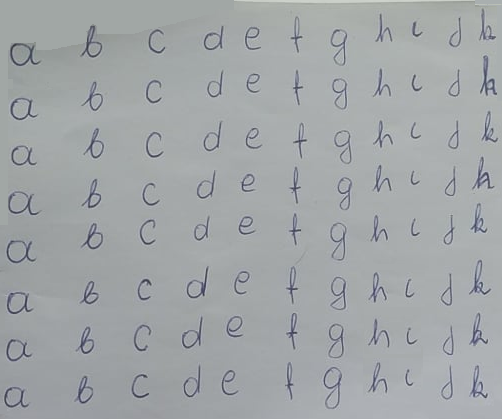
%> input picture hand written character recognition/train_data.png, 502 x 419 px
$ octave vaizdo_atpazinimas.m   (GNU Octave 9; MATLAB toolbox functions it lacks are replaced by stand-ins)
%> lines starting %> are read from the running program, lines starting %| are printed output that depends on the picture; in (x1, y1, x2, y2) boxes, pixels count from 0 and x2, y2 are one past the last pixel; in counts of white or black regions, pixels touching at a corner belong together; the program's own positions count from 1
%close all;
clear all;
clc;

%% raidþiø pavyzdþiø nuskaitymas ir poþymiø skaièiavimas
%% read the image with hand-written characters

%pavadinimas = 'test_begikai.png'; % patikrinimui ar nuskaito test duomenis
pavadinimas = 'train_data.png';
pozymiai_tinklo_mokymui = pozymiai_raidems_atpazinti(pavadinimas, 8);
% [115 lines not run here, left out]
function pozymiai = pozymiai_raidems_atpazinti(pavadinimas, pvz_eiluciu_sk)
%> called with pavadinimas = 'train_data.png', pvz_eiluciu_sk = 8
%%  pozymiai = pozymiai_raidems_atpazinti(pavadinimas, pvz_eiluciu_sk)
% Features = pozymiai_raidems_atpazinti(image_file_name, Number_of_symbols_lines)
% taikymo pavyzdys:
% pozymiai = pozymiai_raidems_atpazinti('test_data.png', 8);
% example of function use:
% Feaures = pozymiai_raidems_atpazinti('test_data.png', 8);
%%
% Vaizdo su pavyzdþiais nuskaitymas | Read image with written symbols
V = imread(pavadinimas);
%> V is the input picture: size 419x502x3 uint8; mean R, G, B 161.8, 165.9, 167.9
figure(12), imshow(V)
%% Raidþiø iðkirpimas ir sudëliojimas á kintamojo 'objektai' celes |
%% Perform segmentation of the symbols and write into cell variable
% RGB image is converted to grayscale
V_pustonis = rgb2gray(V);
% vaizdo keitimo dvejetainiu slenkstinës reikðmës paieðka
% a threshold value is calculated for binary image conversion
slenkstis = graythresh(V_pustonis);
%> slenkstis = 0.541
% pustonio vaizdo keitimas dvejetainiu
% a grayscale image is converte to binary image
V_dvejetainis = im2bw(V_pustonis,slenkstis);
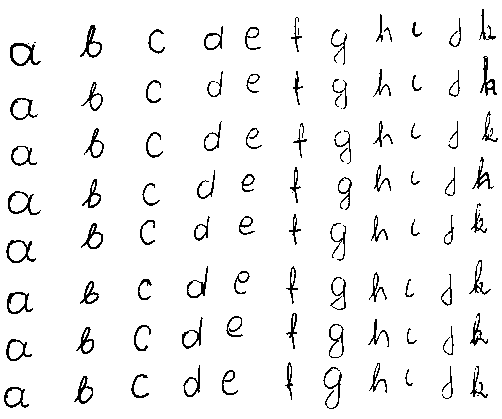
%> V_dvejetainis: size 419x502 logical; 95.2% white; black in thin lines or dots
% rezultato atvaizdavimas
% show the resulting image
figure(1), imshow(V_dvejetainis)
% vaizde esanèiø objektø kontûrø paieðka
% search for the contour of each object
V_konturais = edge(uint8(V_dvejetainis));
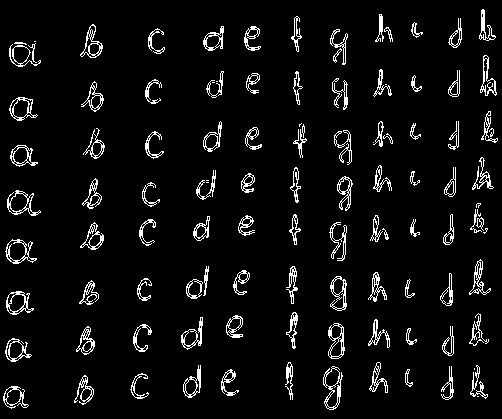
%> V_konturais: size 419x502 logical; 5.8% white in thin lines or dots
% rezultato atvaizdavimas
% show the resulting image
figure(2),imshow(V_konturais)
% objektø kontûrø uþpildymas
% fill the contours
se = strel('square',7); % struktûrinis elementas uþpildymui
V_uzpildyti = imdilate(V_konturais, se);
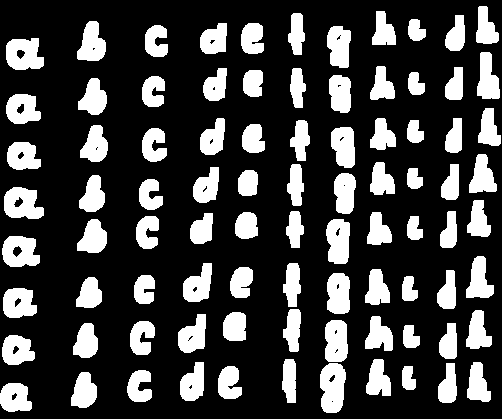
%> V_uzpildyti: size 419x502 logical; 25.4% white; 88 white regions, largest, box (x1, y1, x2, y2) and area: (320, 363, 346, 413) 1051, (6, 38, 44, 70) 940, (4, 187, 44, 219) 934
% rezultato atvaizdavimas
% show the result
figure(3),imshow(V_uzpildyti)
% tuðtumø objetø viduje uþpildymas
% fill the holes
V_vientisi= imfill(V_uzpildyti,'holes');
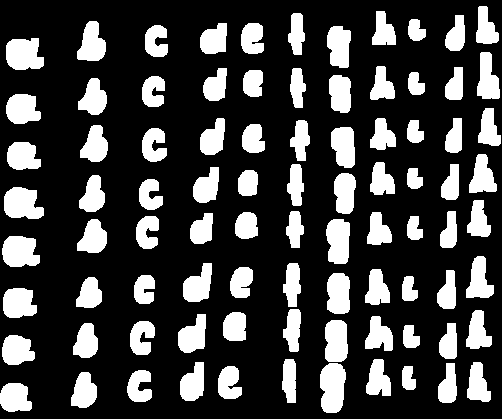
%> V_vientisi: size 419x502 logical; 25.6% white; 88 white regions
% rezultato atvaizdavimas
% show the result
figure(4),imshow(V_vientisi)
% vientisø objektø dvejetainiame vaizde numeravimas
% set labels to binary image objects
[O_suzymeti Skaicius] = bwlabel(V_vientisi);
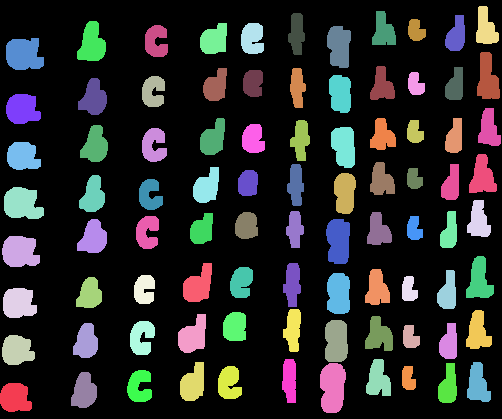
%> O_suzymeti: size 419x502 double; 89 distinct labels, from 0 to 88; one colour per label, 0 black
%> Skaicius = 88
% apskaièiuojami objektø dvejetainiame vaizde poþymiai
% calculate features for each symbol
O_pozymiai = regionprops(O_suzymeti);
%> O_pozymiai = 88 regions; largest, box (x1, y1, x2, y2), Area and Centroid: (320, 363, 346, 413) 1075 [333.3 388.1], (6, 38, 44, 70) 990 [24.4 54.9], (4, 187, 44, 219) 985 [22.7 204.4], (2, 236, 40, 267) 956 [20.5 252.3], (326, 219, 350, 264) 918 [339 241.6]
% nuskaitomos poþymiø - objektø ribø koordinaèiø - reikðmës
% find/read the bounding box of the symbol
O_ribos = [O_pozymiai.BoundingBox];
%> O_ribos = 352 values, max 478.5 at index 349, min 0.5 at index 1, mean 130.2
% kadangi ribà nusako 4 koordinatës, pergrupuojame reikðmes
% change the sequence of values, describing the bounding box
O_ribos = reshape(O_ribos,[4 Skaicius]); % Skaicius - objektø skaièius
%> O_ribos = 88 columns, first 8: [0.5 2.5 2.5 3.5 4.5 6.5 6.5 7.5; 383.5 236.5 335.5 288.5 187.5 38.5 94.5 142.5; 32 38 33 34 40 38 35 34; 29 31 30 30 32 32 30 28]
% nuskaitomos poþymiø - objektø masës centro koordinaèiø - reikðmës
% reag the mass center coordinate
O_centras = [O_pozymiai.Centroid];
%> O_centras = 176 values, max 489.5 at index 175, min 15.66 at index 1, mean 246.4
% kadangi centrà nusako 2 koordinatës, pergrupuojame reikðmes
% group center coordinate values
O_centras = reshape(O_centras,[2 Skaicius]);
%> O_centras = 88 columns, first 8: [15.66 20.52 17.61 19.31 22.72 24.41 22.96 23.37; 398.5 252.3 350.9 303.8 204.4 54.95 109.7 157]
O_centras = O_centras';
%> O_centras = 88 rows, first 12: [15.66 398.5; 20.52 252.3; 17.61 350.9; 19.31 303.8; 22.72 204.4; 24.41 54.95; 22.96 109.7; 23.37 157; 84.72 392.1; 86.7 342.5; 90.2 294.7; 92.47 44.42]
% pridedamas kiekvienam objektui vaize numeris (treèias stulpelis ðalia koordinaèiø)
% set the label/number for each object in the image
O_centras(:,3) = 1:Skaicius;
% surûðiojami objektai pagal x koordinatæ - stulpelá
% arrange objects according to the column number
O_centras = sortrows(O_centras,2);
%> O_centras = 88 rows, first 12: [486.4 28.74 86; 416.6 31.17 71; 384.1 31.75 64; 297.3 34.17 46; 457 35.72 78; 252.9 39.21 38; 214.9 40.36 30; 156.6 42.01 24; 92.47 44.42 12; 339.7 46.89 52; 24.41 54.95 6; 488.3 79.38 87]
% rûðiojama atsiþvelgiant á pavyzdþiø eiluèiø ir raidþiø skaièiø
% sort accordign to the number of rows and number of symbols in the row
raidziu_sk = Skaicius/pvz_eiluciu_sk;
%> raidziu_sk = 11
for k = 1:pvz_eiluciu_sk
    O_centras((k-1)*raidziu_sk+1:k*raidziu_sk,:) = ...
        sortrows(O_centras((k-1)*raidziu_sk+1:k*raidziu_sk,:),3);
end
%> after the loop, O_centras = 88 rows, first 12: [24.41 54.95 6; 92.47 44.42 12; 156.6 42.01 24; 214.9 40.36 30; 252.9 39.21 38; 297.3 34.17 46; 339.7 46.89 52; 384.1 31.75 64; 416.6 31.17 71; 457 35.72 78; 486.4 28.74 86; 22.96 109.7 7]
% ið dvejetainio vaizdo pagal objektø ribas iðkerpami vaizdo fragmentai
% cut the symbol from initial image according to the bounding box estimated in binary image
for k = 1:Skaicius
    objektai{k} = imcrop(V_dvejetainis,O_ribos(:,O_centras(k,3)));
end
%> this loop made 88 passes
%> after the loop, objektai = 88 items
% vieno ið vaizdo fragmentø atvaizdavimas
% show one of the symbol's image
figure(5),
for k = 1:Skaicius
   subplot(pvz_eiluciu_sk,raidziu_sk,k), imshow(objektai{k})
end
% vaizdo fragmentai apkerpami, panaikinant fonà ið kraðtø (pagal staèiakampá)
% image segments are cutt off
for k = 1:Skaicius % Skaicius = 88, jei yra 88 raidës
    V_fragmentas = objektai{k};
    % nustatomas kiekvieno vaizdo fragmento dydis
    % estimate the size of each segment
    [aukstis, plotis] = size(V_fragmentas);

    % 1. Baltø stulpeliø naikinimas
    % eliminate white spaces
    % apskaièiuokime kiekvieno stulpelio sumà
    stulpeliu_sumos = sum(V_fragmentas,1);
    % naikiname tuos stulpelius, kur suma lygi aukðèiui
    V_fragmentas(:,stulpeliu_sumos == aukstis) = [];
    % perskaièiuojamas objekto dydis
    [aukstis, plotis] = size(V_fragmentas);
    % 2. Baltø eiluèiø naikinimas
    % apskaièiuokime kiekvienos seilutës sumà
    eiluciu_sumos = sum(V_fragmentas,2);
    % naikiname tas eilutes, kur suma lygi ploèiui
    V_fragmentas(eiluciu_sumos == plotis,:) = [];
    objektai{k}=V_fragmentas;% áraðome vietoje neapkarpyto
end
%> this loop made 88 passes
%> pass 3, in pozymiai_raidems_atpazinti, `V_fragmentas = objektai{k};`:
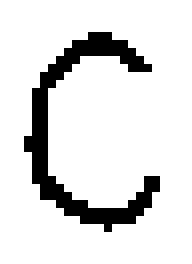
%> V_fragmentas: size 33x24 logical (shown 8 times larger); 87.2% white; black in thin lines or dots, all inside (x1, y1, x2, y2) = (3, 4, 20, 29)
%> the run ends on the next line
% vieno ið vaizdo fragmentø atvaizdavimas
% show the segment
figure(6),
for k = 1:Skaicius
   subplot(pvz_eiluciu_sk,raidziu_sk,k), imshow(objektai{k})
end
%%
%% Suvienodiname vaizdo fragmentø dydþius iki 70x50
%% Make all segments of the same size 70x50
for k=1:Skaicius
    V_fragmentas=objektai{k};
    V_fragmentas_7050=imresize(V_fragmentas,[70,50]);
    % padalinkime vaizdo fragmentà á 10x10 dydþio dalis
    % divide each image into 10x10 size segments
    for m=1:7
        for n=1:5
            % apskaièiuokime kiekvienos dalies vidutiná ðviesumà
            % calculate an average intensity for each 10x10 segment
            Vid_sviesumas_eilutese=sum(V_fragmentas_7050((m*10-9:m*10),(n*10-9:n*10)));
            Vid_sviesumas((m-1)*5+n)=sum(Vid_sviesumas_eilutese);
        end
    end
    % 10x10 dydþio dalyje maksimali ðviesumo galima reikðmë yra 100
    % normuokime ðviesumo reikðmes intervale [0, 1]
    % perform normalization
    Vid_sviesumas = ((100-Vid_sviesumas)/100);
    % rezultatà (poþmius) neuronø tinklui patogiau pateikti stulpeliu
    % transform features into column-vector
    Vid_sviesumas = Vid_sviesumas(:);
    % iðsaugome apskaièiuotus poþymius á bendrà kintamàjá
    % save all fratures into single variable
    pozymiai{k} = Vid_sviesumas;
end
end
